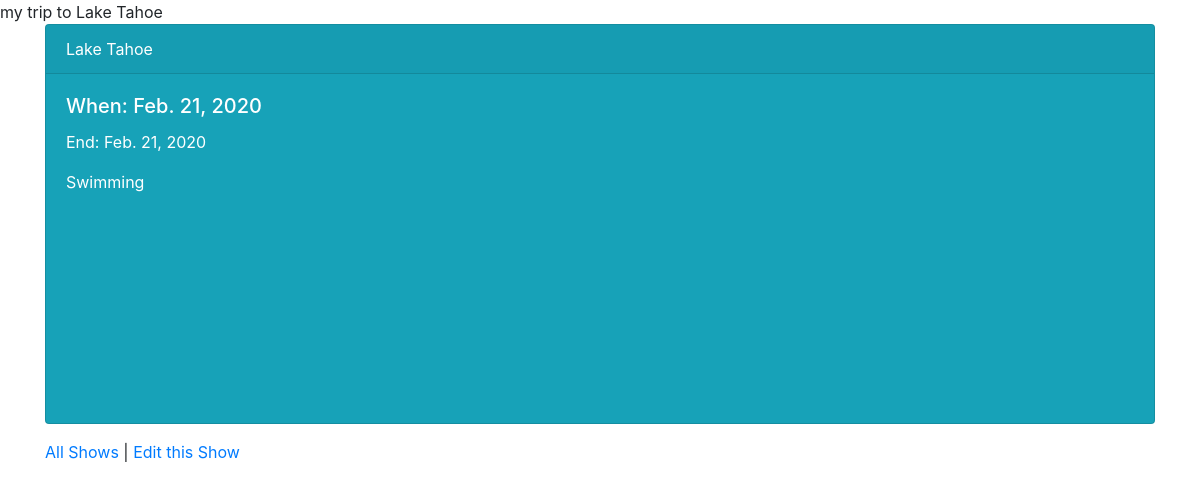
Screenshot of /view/1 with the database file from the repository.
### Exam_app/models.py (models this page shows)
class Trip(models.Model):
    destination = models.CharField(max_length = 50)
    start = models.DateField()
    end = models.DateField()
    plan = models.CharField(max_length= 225)
    created_at = models.DateTimeField(auto_now_add=True)
    updated_at = models.DateTimeField(auto_now=True)
    objects = TripManager()

### Exam_app/views.py (the view)
# urls.py: path('view/<int:id>', views.view),
def view(request, id):
    context={
     'trip' : Trip.objects.get(id=id)
    }
    return render (request, 'decrip.html', context)

### Exam_app/templates/decrip.html (shortened to what this page needs)
<!DOCTYPE html>
<html lang="en">
<head>
    <link rel="stylesheet" href="https://stackpath.bootstrapcdn.com/bootstrap/4.4.1/css/bootstrap.min.css">
</head>
<body>
    my trip to {{trip.destination}}
    <div class="container">
        <div class="card text-white bg-info mb-3" style="width: auto; height: 400px;">
            <div class="card-header">{{trip.destination}}</div>
            <div class="card-body">
                <h5 class="card-title">When: {{trip.start}}</h5>
                <p class="card-text">End: {{trip.end}}</p>
                <p>{{trip.plan}}</p>
            </div>
        </div>
        <a href="/success">All Shows</a> | <a href="/editTrip/{{trip.id}}">Edit this Show</a>
    </div>
</body>
</html>

### rows the page displays
Trip: destination "Lake Tahoe", start "Feb. 21, 2020", end "Feb. 21, 2020", plan "Swimming"
